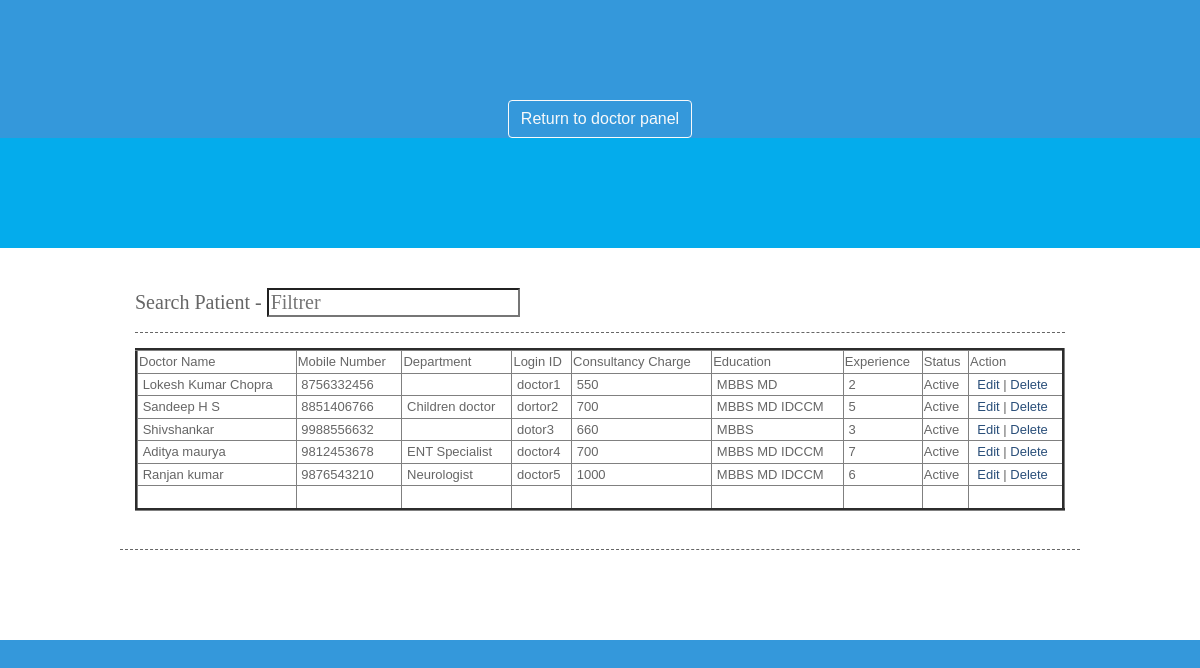
The app's page /viewdoctor.php with its own data.
### tables this page shows
CREATE TABLE IF NOT EXISTS `doctor` (
  `doctorid` int(10) NOT NULL AUTO_INCREMENT,
  `doctorname` varchar(50) NOT NULL,
  `mobileno` varchar(15) NOT NULL,
  `departmentid` int(10) NOT NULL,
  `loginid` varchar(25) NOT NULL,
  `password` varchar(25) NOT NULL,
  `education` varchar(25) NOT NULL,
  `experience` float NOT NULL,
  `consultancy_charge` float NOT NULL,
  `status` varchar(10) NOT NULL,
  PRIMARY KEY (`doctorid`),
  UNIQUE KEY `doctorid` (`doctorid`)
);

CREATE TABLE IF NOT EXISTS `department` (
  `departmentid` int(10) NOT NULL AUTO_INCREMENT,
  `departmentname` varchar(100) NOT NULL,
  `description` text NOT NULL,
  `status` varchar(10) NOT NULL,
  PRIMARY KEY (`departmentid`),
  UNIQUE KEY `departmentid` (`departmentid`)
);

### viewdoctor.php (the view, shortened to what this page needs)
<!DOCTYPE html>
<html lang="en">
  <head>
    <link rel="stylesheet" href="https://maxcdn.bootstrapcdn.com/bootstrap/4.0.0-beta/css/bootstrap.min.css">
  </head>
  <body style="background-color:#3498DB;color:white;padding-top:100px;text-align:center;">
    <a href="doctor-panel.php" class="btn btn-outline-light">Return to doctor panel</a>
  </body>
</html>
<?php
include("headers.php");
include("dbconnection.php");
?>
<div class="wrapper col4">
  <div id="container">
<section class="container">
<h2>Search Patient - <input type="search" class="light-table-filter" data-table="order-table" placeholder="Filtrer" /></h2>
	<table class="order-table" style="width:100%;" border="3">
      <thead>
        <tr>
          <td>Doctor Name</td>
          <td>Mobile Number</td>
          <td>Department</td>
          <td>Login ID</td>
          <td>Consultancy Charge</td>
          <td>Education</td>
          <td>Experience</td>
          <td>Status</td>
          <td>Action</td>
        </tr>
<tbody>
          <?php
		$sql ="SELECT * FROM doctor";
		$qsql = mysqli_query($con,$sql);
		while($rs = mysqli_fetch_array($qsql))
		{
			$sqldept = "SELECT * FROM department WHERE departmentid='$rs[departmentid]'";
			$qsqldept = mysqli_query($con,$sqldept);
			$rsdept = mysqli_fetch_array($qsqldept);
        echo "<tr>
          <td>&nbsp;$rs[doctorname]</td>
          <td>&nbsp;$rs[mobileno]</td>
		   <td>&nbsp;$rsdept[departmentname]</td>
			<td>&nbsp;$rs[loginid]</td>
			<td>&nbsp;$rs[consultancy_charge]</td>
			 <td>&nbsp;$rs[education]</td>
			<td>&nbsp;$rs[experience]</td>
          <td>$rs[status]</td>
           <td>&nbsp;
		   <a href='doctor.php?editid=$rs[doctorid]'>Edit</a> | <a href='viewdoctor.php?delid=$rs[doctorid]'>Delete</a> </td>
        </tr>";
		}
		?>        <tr>
    <td>&nbsp;</td>
    <td>&nbsp;</td>
    <td>&nbsp;</td>
    <td>&nbsp;</td>
    <td>&nbsp;</td>
    <td>&nbsp;</td>
    <td>&nbsp;</td>
    <td>&nbsp;</td>
    <td>&nbsp;</td>
  </tr>
</tbody>
</table>
</section>
<h1>&nbsp;</h1>
<p>&nbsp;</p>
</div>
</div>

### layout.css (style rules this page uses)
html { overflow-y:scroll; }
body { margin:0; padding:0; font-size:13px; font-family:verdana, Arial, Helvetica, sans-serif; color:#FFFFFF; background-color:#4F473A; }
a { outline:none; text-decoration:none; }
div.wrapper { display:block; width:100%; margin:0; text-align:left; }
.col3, .col4 { color:#666666; background-color:#FFFFFF; }
#head, #gallery, #breadcrumb, #container, #footer { display:block; position:relative; width:960px; margin:0 auto; }
#container { padding:40px 0; }
#container h1, #container h2, #container h3, #container h4, #container h5, #container h6 { margin:0 0 15px 0; padding:0 0 15px 0; line-height:normal; font-weight:normal; font-size:20px; font-family:Georgia, "Times New Roman", Times, serif; border-bottom:1px dashed #666666; }
#container a { color:#294E79; background-color:#FFFFFF; }

### records on screen
doctor: doctorname "Lokesh Kumar Chopra", mobileno "8756332456", loginid "doctor1", consultancy_charge "550", education "MBBS MD", experience "2", status "Active"
doctor: doctorname "Sandeep H S", mobileno "8851406766", departmentid.departmentname "Children doctor", loginid "dortor2", consultancy_charge "700", education "MBBS MD IDCCM", experience "5", status "Active"
doctor: doctorname "Shivshankar", mobileno "9988556632", loginid "dotor3", consultancy_charge "660", education "MBBS", experience "3", status "Active"
doctor: doctorname "Aditya maurya", mobileno "9812453678", departmentid.departmentname "ENT Specialist", loginid "doctor4", consultancy_charge "700", education "MBBS MD IDCCM", experience "7", status "Active"
doctor: doctorname "Ranjan kumar", mobileno "9876543210", departmentid.departmentname "Neurologist", loginid "doctor5", consultancy_charge "1000", education "MBBS MD IDCCM", experience "6", status "Active"
